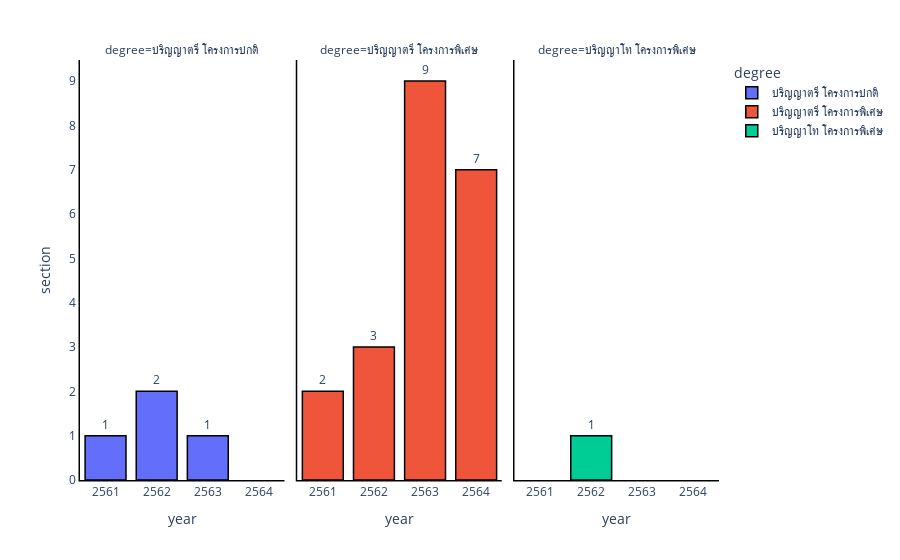

Write notebook code for a chart like this one.
### Code cell
degree_compare = df.pivot_table(index=['degree','year','sem','subject'] , values='section',aggfunc= pd.Series.nunique).reset_index()
fig = px.bar(degree_compare.pivot_table(index=['degree','year'], values='section' , aggfunc='sum').reset_index(), x='year' , y='section' , facet_col='degree' , text_auto=True ,color='degree')

fig.update_layout({
'plot_bgcolor':'rgba(0, 0, 0, 0)',
'paper_bgcolor': 'rgba(0, 0, 0, 0)',
})
fig.update_xaxes(gridcolor='rgba(0, 0, 0, 0)' , linecolor = 'black' ,linewidth = 1.5 )
fig.update_yaxes(gridcolor='rgba(0, 0, 0, 0)' , linecolor = 'black'  , linewidth = 1.5)
fig.update_traces(marker_line_color='black',
                  marker_line_width=1.5 
                  , textposition='outside'
                  )
fig.show()

### Figure 1 — Plotly figure (JSON) as saved in the notebook; plotly's stock layout.template omitted (floating-point values rounded to 4 significant figures)
{"data": [{"alignmentgroup": "True", "hovertemplate": "degree=ปริญญาตรี โครงการปกติ<br>year=%{x}<br>section=%{y}<extra></extra>", "legendgroup": "ปริญญาตรี โครงการปกติ", "marker": {"color": "#636efa", "line": {"color": "black", "width": 1.5}, "pattern": {"shape": ""}}, "name": "ปริญญาตรี โครงการปกติ", "offsetgroup": "ปริญญาตรี โครงการปกติ", "orientation": "v", "showlegend": true, "textposition": "outside", "texttemplate": "%{y}", "type": "bar", "x": ["2561", "2562", "2563"], "xaxis": "x", "y": [1, 2, 1], "yaxis": "y"}, {"alignmentgroup": "True", "hovertemplate": "degree=ปริญญาตรี โครงการพิเศษ<br>year=%{x}<br>section=%{y}<extra></extra>", "legendgroup": "ปริญญาตรี โครงการพิเศษ", "marker": {"color": "#EF553B", "line": {"color": "black", "width": 1.5}, "pattern": {"shape": ""}}, "name": "ปริญญาตรี โครงการพิเศษ", "offsetgroup": "ปริญญาตรี โครงการพิเศษ", "orientation": "v", "showlegend": true, "textposition": "outside", "texttemplate": "%{y}", "type": "bar", "x": ["2561", "2562", "2563", "2564"], "xaxis": "x2", "y": [2, 3, 9, 7], "yaxis": "y2"}, {"alignmentgroup": "True", "hovertemplate": "degree=ปริญญาโท โครงการพิเศษ<br>year=%{x}<br>section=%{y}<extra></extra>", "legendgroup": "ปริญญาโท โครงการพิเศษ", "marker": {"color": "#00cc96", "line": {"color": "black", "width": 1.5}, "pattern": {"shape": ""}}, "name": "ปริญญาโท โครงการพิเศษ", "offsetgroup": "ปริญญาโท โครงการพิเศษ", "orientation": "v", "showlegend": true, "textposition": "outside", "texttemplate": "%{y}", "type": "bar", "x": ["2562"], "xaxis": "x3", "y": [1], "yaxis": "y3"}], "layout": {"annotations": [{"font": {}, "showarrow": false, "text": "degree=ปริญญาตรี โครงการปกติ", "x": 0.16, "xanchor": "center", "xref": "paper", "y": 1, "yanchor": "bottom", "yref": "paper"}, {"font": {}, "showarrow": false, "text": "degree=ปริญญาตรี โครงการพิเศษ", "x": 0.5, "xanchor": "center", "xref": "paper", "y": 1, "yanchor": "bottom", "yref": "paper"}, {"font": {}, "showarrow": false, "text": "degree=ปริญญาโท โครงการพิเศษ", "x": 0.84, "xanchor": "center", "xref": "paper", "y": 1, "yanchor": "bottom", "yref": "paper"}], "barmode": "relative", "legend": {"title": {"text": "degree"}, "tracegroupgap": 0}, "margin": {"t": 60}, "paper_bgcolor": "rgba(0, 0, 0, 0)", "plot_bgcolor": "rgba(0, 0, 0, 0)", "xaxis": {"anchor": "y", "domain": [0, 0.32], "gridcolor": "rgba(0, 0, 0, 0)", "linecolor": "black", "linewidth": 1.5, "title": {"text": "year"}}, "xaxis2": {"anchor": "y2", "domain": [0.34, 0.66], "gridcolor": "rgba(0, 0, 0, 0)", "linecolor": "black", "linewidth": 1.5, "matches": "x", "title": {"text": "year"}}, "xaxis3": {"anchor": "y3", "domain": [0.68, 1.0], "gridcolor": "rgba(0, 0, 0, 0)", "linecolor": "black", "linewidth": 1.5, "matches": "x", "title": {"text": "year"}}, "yaxis": {"anchor": "x", "domain": [0, 1], "gridcolor": "rgba(0, 0, 0, 0)", "linecolor": "black", "linewidth": 1.5, "title": {"text": "section"}}, "yaxis2": {"anchor": "x2", "domain": [0, 1], "gridcolor": "rgba(0, 0, 0, 0)", "linecolor": "black", "linewidth": 1.5, "matches": "y", "showticklabels": false}, "yaxis3": {"anchor": "x3", "domain": [0, 1], "gridcolor": "rgba(0, 0, 0, 0)", "linecolor": "black", "linewidth": 1.5, "matches": "y", "showticklabels": false}}}
